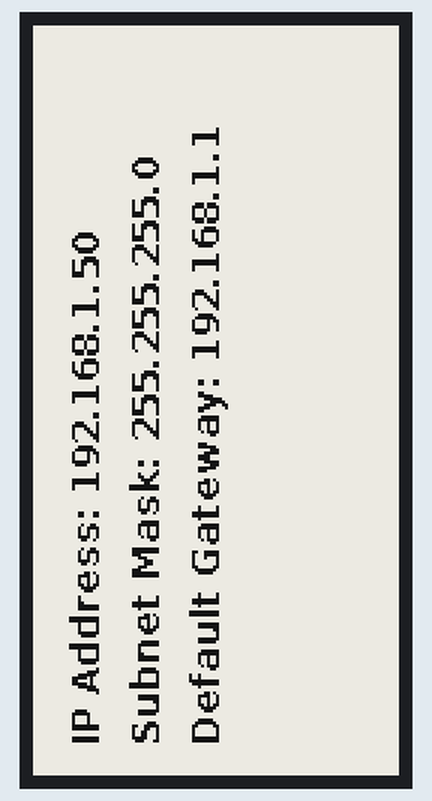
A program run on a simulated Raspberry Pi (BCM pin numbers). On the bench: 122×250 one-colour display. System figures (address, load, memory, disk, uptime) are fixed made-up values; an e-paper refresh takes a nominal 2 s (15 s in colour, 0.3 s partial). At 6.7 s the program stops and its outputs stay as they are.

Above: at 4.7 s.

The program:

Show_Network.py
```python
import socket
import netifaces
import time
from waveshare_epd import epd2in13_V2
from PIL import Image, ImageDraw, ImageFont

# Initialize e-Paper display
epd = epd2in13_V2.EPD()

# Define fonts
font = ImageFont.truetype('/usr/share/fonts/truetype/dejavu/DejaVuSans-Bold.ttf', 12)

def get_network_info(interface='wlan0'):
    try:
        # Get network information for the specified interface
        if interface in netifaces.interfaces():
            addresses = netifaces.ifaddresses(interface)
            ip_address = addresses[netifaces.AF_INET][0]['addr']
            netmask = addresses[netifaces.AF_INET][0]['netmask']
            gateway = netifaces.gateways()['default'][netifaces.AF_INET][0]
            return ip_address, netmask, gateway
        else:
            print(f"Interface {interface} not found.")
            return None, None, None
    except Exception as e:
        print(f"Error retrieving network information: {e}")
        return None, None, None

def display_network_info(ip_address, netmask, gateway):
    # Create new image with white background (landscape orientation)
    image = Image.new('1', (epd.height, epd.width), 255)
    draw = ImageDraw.Draw(image)

    # Clear display
    epd.init(epd.FULL_UPDATE)
    epd.displayPartBaseImage(epd.getbuffer(image))

    # Draw network information on the display
    draw.text((10, 10), f"IP Address: {ip_address}", font=font, fill=0)
    draw.text((10, 30), f"Subnet Mask: {netmask}", font=font, fill=0)
    draw.text((10, 50), f"Default Gateway: {gateway}", font=font, fill=0)

    # Rotate the image 90 degrees clockwise
    image = image.rotate(90, expand=True)

    # Display rotated image on the e-Paper display
    epd.init(epd.FULL_UPDATE)
    epd.display(epd.getbuffer(image))

    # Sleep to conserve power
    epd.sleep()

def main():

        # Get network information
        ip_address, netmask, gateway = get_network_info()
        if ip_address:
            # Display network information on the e-Paper display
            display_network_info(ip_address, netmask, gateway)

        # Wait for a minute before refreshing the display


if __name__ == '__main__':
    main()
```
